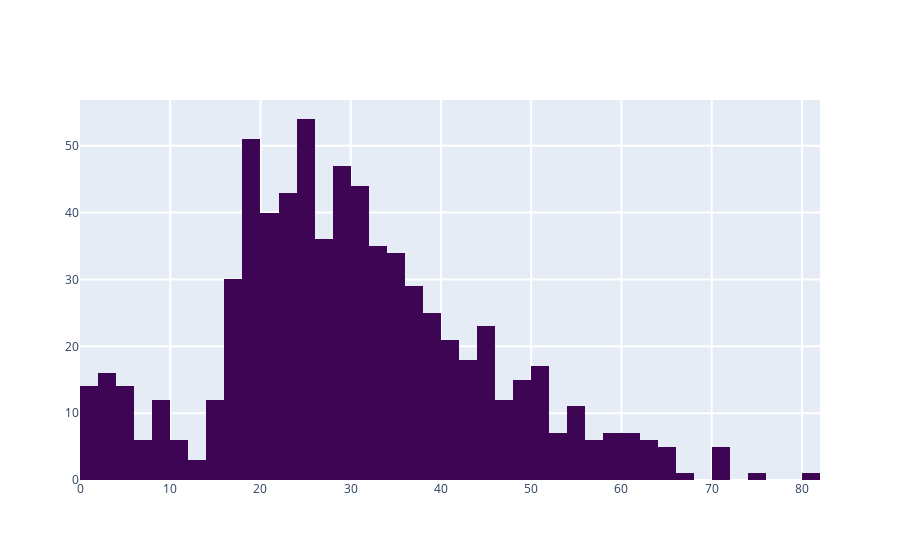

Notebook code for this chart:
### Code cell
df = dataloader.load_titanic()
plty.distplot(df, col="age")

### Figure 1 — Plotly figure (JSON) as saved in the notebook; plotly's stock layout.template omitted (floating-point values rounded to 4 significant figures; data arrays with more than 128 entries replaced by an {"elided": "..."} marker saying what was removed)
{"data": [{"histfunc": "count", "marker": {"color": "#3D0553"}, "type": "histogram", "x": {"elided": "891 float values"}}], "layout": {"autosize": true, "xaxis": {"autorange": true, "gridwidth": 2, "range": [0, 82], "ticklen": 5, "type": "linear", "zeroline": false}, "yaxis": {"autorange": true, "gridwidth": 2, "range": [0, 56.84], "ticklen": 5}}}
